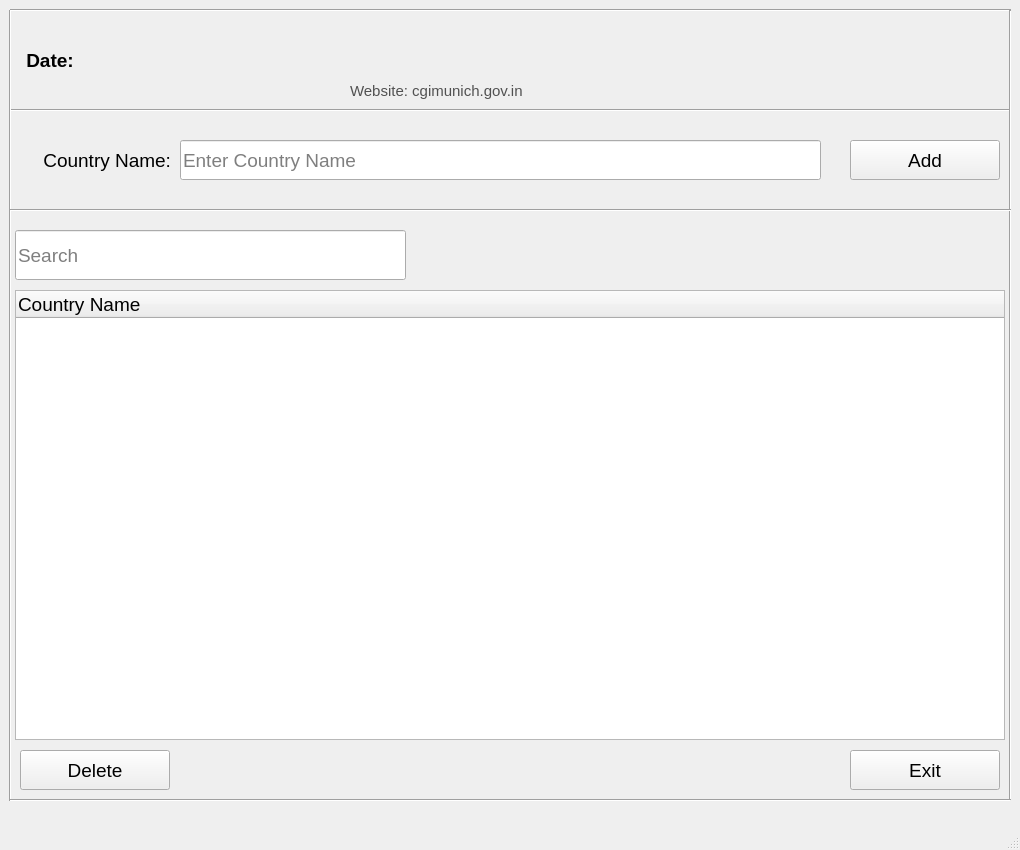
<?xml version="1.0" encoding="UTF-8"?>
<ui version="4.0">
 <class>CountryDataWindow</class>
 <widget class="QMainWindow" name="CountryDataWindow">
  <property name="geometry">
   <rect>
    <x>0</x>
    <y>0</y>
    <width>1020</width>
    <height>850</height>
   </rect>
  </property>
  <property name="sizePolicy">
   <sizepolicy hsizetype="Fixed" vsizetype="Fixed">
    <horstretch>0</horstretch>
    <verstretch>0</verstretch>
   </sizepolicy>
  </property>
  <property name="minimumSize">
   <size>
    <width>1020</width>
    <height>850</height>
   </size>
  </property>
  <property name="maximumSize">
   <size>
    <width>1020</width>
    <height>850</height>
   </size>
  </property>
  <property name="font">
   <font>
    <family>Arial</family>
    <pointsize>14</pointsize>
   </font>
  </property>
  <property name="windowTitle">
   <string>Edit Nationality Database</string>
  </property>
  <widget class="QWidget" name="centralwidget">
   <widget class="QWidget" name="horizontalLayoutWidget">
    <property name="geometry">
     <rect>
      <x>20</x>
      <y>20</y>
      <width>186</width>
      <height>80</height>
     </rect>
    </property>
    <layout class="QHBoxLayout" name="horizontalLayout">
     <item>
      <widget class="QLabel" name="date_lbl">
       <property name="sizePolicy">
        <sizepolicy hsizetype="Preferred" vsizetype="Preferred">
         <horstretch>1</horstretch>
         <verstretch>0</verstretch>
        </sizepolicy>
       </property>
       <property name="font">
        <font>
         <family>Arial</family>
         <pointsize>14</pointsize>
         <weight>75</weight>
         <bold>true</bold>
        </font>
       </property>
       <property name="text">
        <string>Date:</string>
       </property>
       <property name="alignment">
        <set>Qt::AlignCenter</set>
       </property>
      </widget>
     </item>
     <item>
      <widget class="QLabel" name="date_entry">
       <property name="sizePolicy">
        <sizepolicy hsizetype="Preferred" vsizetype="Preferred">
         <horstretch>2</horstretch>
         <verstretch>0</verstretch>
        </sizepolicy>
       </property>
       <property name="text">
        <string/>
       </property>
       <property name="alignment">
        <set>Qt::AlignLeading|Qt::AlignLeft|Qt::AlignVCenter</set>
       </property>
      </widget>
     </item>
    </layout>
   </widget>
   <widget class="QLabel" name="label_10">
    <property name="geometry">
     <rect>
      <x>260</x>
      <y>10</y>
      <width>501</width>
      <height>71</height>
     </rect>
    </property>
    <property name="text">
     <string>&lt;html&gt;&lt;head/&gt;&lt;body&gt;&lt;p&gt;&lt;img src=&quot;:/logo/Munich_logo.png&quot;/&gt;&lt;/p&gt;&lt;/body&gt;&lt;/html&gt;</string>
    </property>
    <property name="alignment">
     <set>Qt::AlignCenter</set>
    </property>
   </widget>
   <widget class="QLabel" name="email_id">
    <property name="geometry">
     <rect>
      <x>350</x>
      <y>80</y>
      <width>211</width>
      <height>21</height>
     </rect>
    </property>
    <property name="font">
     <font>
      <family>Arial</family>
      <pointsize>11</pointsize>
     </font>
    </property>
    <property name="styleSheet">
     <string notr="true">color: rgb(81, 81, 81);</string>
    </property>
    <property name="text">
     <string>Website: cgimunich.gov.in</string>
    </property>
    <property name="alignment">
     <set>Qt::AlignLeading|Qt::AlignLeft|Qt::AlignVCenter</set>
    </property>
   </widget>
   <widget class="QLineEdit" name="ctry_name_edt">
    <property name="enabled">
     <bool>true</bool>
    </property>
    <property name="geometry">
     <rect>
      <x>180</x>
      <y>140</y>
      <width>641</width>
      <height>40</height>
     </rect>
    </property>
    <property name="placeholderText">
     <string>Enter Country Name</string>
    </property>
   </widget>
   <widget class="QLabel" name="ctry_name_lbl">
    <property name="geometry">
     <rect>
      <x>20</x>
      <y>140</y>
      <width>151</width>
      <height>40</height>
     </rect>
    </property>
    <property name="text">
     <string>Country Name:</string>
    </property>
    <property name="alignment">
     <set>Qt::AlignRight|Qt::AlignTrailing|Qt::AlignVCenter</set>
    </property>
   </widget>
   <widget class="QPushButton" name="exit_btn">
    <property name="geometry">
     <rect>
      <x>850</x>
      <y>750</y>
      <width>150</width>
      <height>40</height>
     </rect>
    </property>
    <property name="text">
     <string>Exit</string>
    </property>
   </widget>
   <widget class="QPushButton" name="add_btn">
    <property name="geometry">
     <rect>
      <x>850</x>
      <y>140</y>
      <width>150</width>
      <height>40</height>
     </rect>
    </property>
    <property name="text">
     <string>Add</string>
    </property>
   </widget>
   <widget class="QPushButton" name="del_btn">
    <property name="geometry">
     <rect>
      <x>20</x>
      <y>750</y>
      <width>150</width>
      <height>40</height>
     </rect>
    </property>
    <property name="text">
     <string>Delete</string>
    </property>
   </widget>
   <widget class="Line" name="line_6">
    <property name="geometry">
     <rect>
      <x>10</x>
      <y>100</y>
      <width>1001</width>
      <height>20</height>
     </rect>
    </property>
    <property name="orientation">
     <enum>Qt::Horizontal</enum>
    </property>
   </widget>
   <widget class="Line" name="line_2">
    <property name="geometry">
     <rect>
      <x>0</x>
      <y>10</y>
      <width>20</width>
      <height>791</height>
     </rect>
    </property>
    <property name="orientation">
     <enum>Qt::Vertical</enum>
    </property>
   </widget>
   <widget class="Line" name="line_16">
    <property name="geometry">
     <rect>
      <x>10</x>
      <y>0</y>
      <width>1001</width>
      <height>20</height>
     </rect>
    </property>
    <property name="orientation">
     <enum>Qt::Horizontal</enum>
    </property>
   </widget>
   <widget class="Line" name="line_3">
    <property name="geometry">
     <rect>
      <x>1000</x>
      <y>10</y>
      <width>20</width>
      <height>791</height>
     </rect>
    </property>
    <property name="orientation">
     <enum>Qt::Vertical</enum>
    </property>
   </widget>
   <widget class="Line" name="line_17">
    <property name="geometry">
     <rect>
      <x>10</x>
      <y>200</y>
      <width>1001</width>
      <height>20</height>
     </rect>
    </property>
    <property name="orientation">
     <enum>Qt::Horizontal</enum>
    </property>
   </widget>
   <widget class="Line" name="line_18">
    <property name="geometry">
     <rect>
      <x>10</x>
      <y>790</y>
      <width>1001</width>
      <height>20</height>
     </rect>
    </property>
    <property name="orientation">
     <enum>Qt::Horizontal</enum>
    </property>
   </widget>
   <widget class="QTableWidget" name="country_table">
    <property name="geometry">
     <rect>
      <x>15</x>
      <y>290</y>
      <width>990</width>
      <height>450</height>
     </rect>
    </property>
    <property name="sizePolicy">
     <sizepolicy hsizetype="Fixed" vsizetype="Fixed">
      <horstretch>0</horstretch>
      <verstretch>0</verstretch>
     </sizepolicy>
    </property>
    <property name="minimumSize">
     <size>
      <width>990</width>
      <height>450</height>
     </size>
    </property>
    <property name="maximumSize">
     <size>
      <width>990</width>
      <height>450</height>
     </size>
    </property>
    <property name="editTriggers">
     <set>QAbstractItemView::NoEditTriggers</set>
    </property>
    <property name="showGrid">
     <bool>false</bool>
    </property>
    <attribute name="horizontalHeaderMinimumSectionSize">
     <number>200</number>
    </attribute>
    <attribute name="horizontalHeaderDefaultSectionSize">
     <number>1000</number>
    </attribute>
    <column>
     <property name="text">
      <string>Country Name</string>
     </property>
     <property name="font">
      <font>
       <family>Arial</family>
       <pointsize>14</pointsize>
      </font>
     </property>
     <property name="textAlignment">
      <set>AlignLeading|AlignVCenter</set>
     </property>
    </column>
   </widget>
   <widget class="QLineEdit" name="srch_country_entry">
    <property name="geometry">
     <rect>
      <x>15</x>
      <y>230</y>
      <width>391</width>
      <height>50</height>
     </rect>
    </property>
    <property name="placeholderText">
     <string>Search</string>
    </property>
   </widget>
  </widget>
  <widget class="QStatusBar" name="statusbar"/>
 </widget>
 <resources>
  <include location="assets/res.qrc"/>
 </resources>
 <connections/>
</ui>
